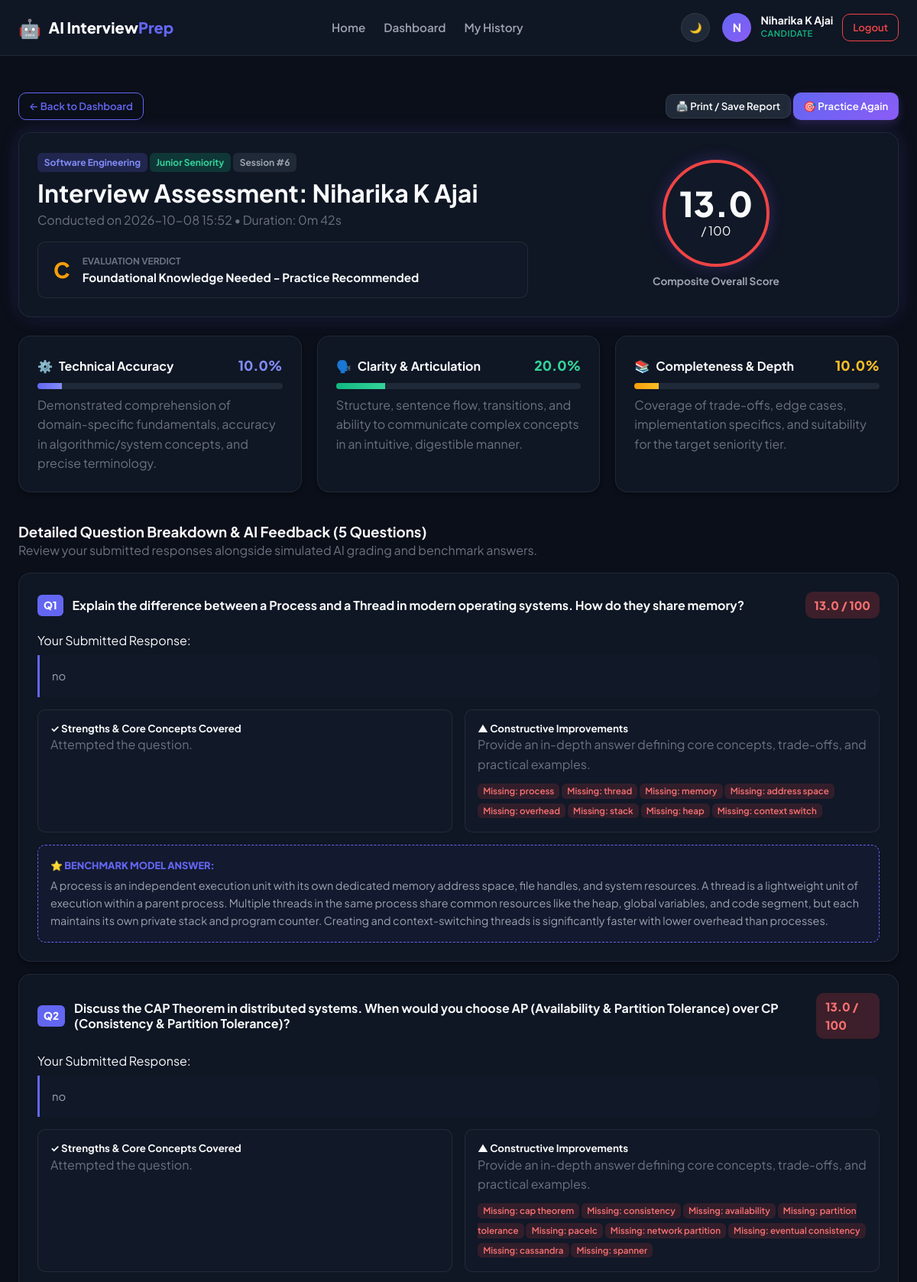
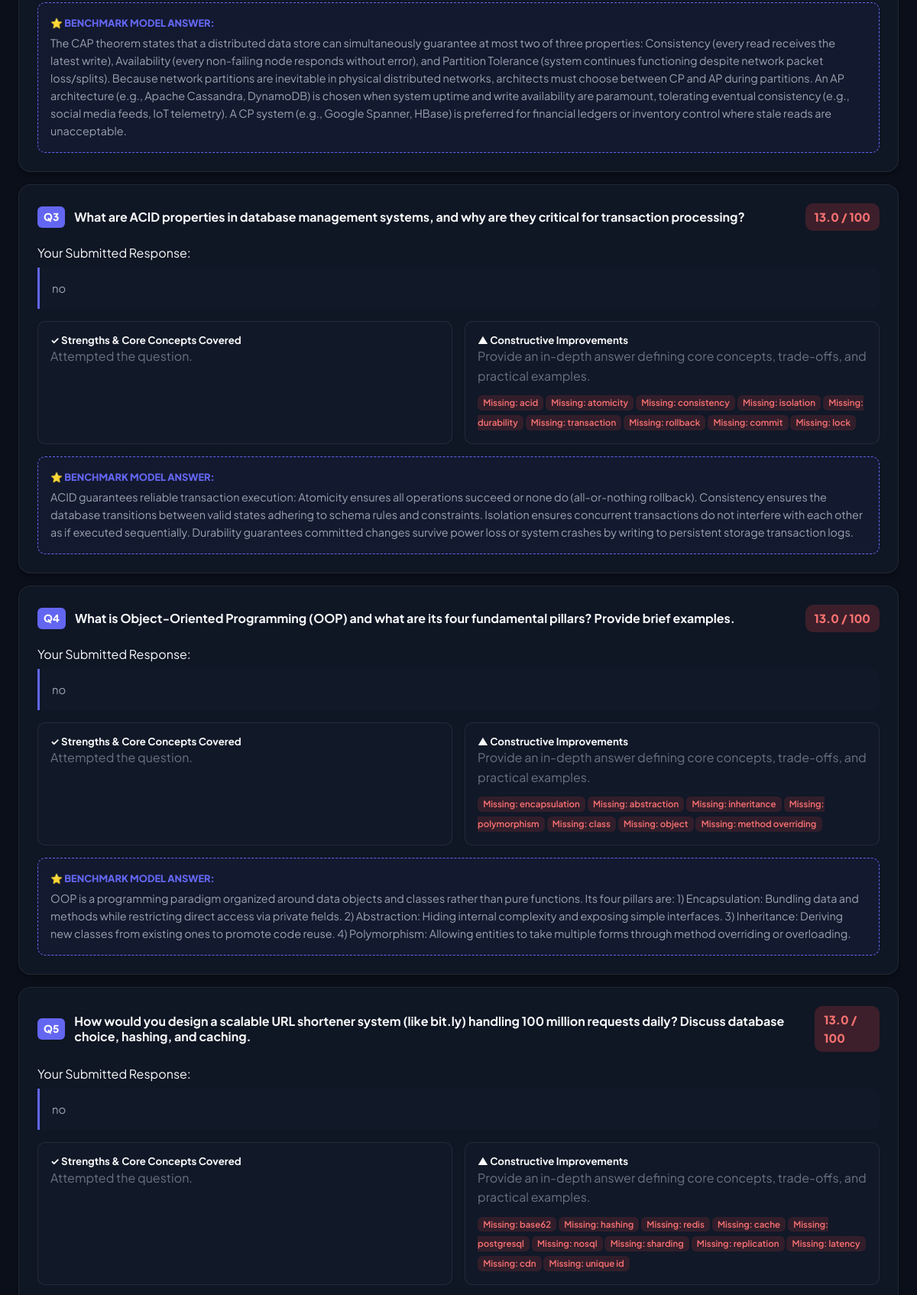
Page /results/6 (signed in, upper part) on the committed database (2 pictures, top to bottom).
### tables this page shows
CREATE TABLE users (
    id INTEGER PRIMARY KEY AUTOINCREMENT,
    full_name TEXT NOT NULL,
    email TEXT UNIQUE NOT NULL COLLATE NOCASE,
    phone TEXT NOT NULL,
    password_hash TEXT NOT NULL,
    role TEXT NOT NULL DEFAULT 'candidate' CHECK(role IN ('candidate', 'admin')),
    status TEXT NOT NULL DEFAULT 'active' CHECK(status IN ('active', 'inactive')),
    created_at TIMESTAMP DEFAULT CURRENT_TIMESTAMP
);

CREATE TABLE interview_sessions (
    id INTEGER PRIMARY KEY AUTOINCREMENT,
    user_id INTEGER NOT NULL,
    domain TEXT NOT NULL,
    difficulty TEXT NOT NULL,
    total_questions INTEGER NOT NULL DEFAULT 5,
    overall_score REAL DEFAULT 0.0,
    technical_score REAL DEFAULT 0.0,
    clarity_score REAL DEFAULT 0.0,
    completeness_score REAL DEFAULT 0.0,
    status TEXT DEFAULT 'completed' CHECK(status IN ('in_progress', 'completed', 'abandoned')),
    duration_seconds INTEGER DEFAULT 0,
    created_at TIMESTAMP DEFAULT CURRENT_TIMESTAMP,
    FOREIGN KEY (user_id) REFERENCES users(id) ON DELETE CASCADE
);

CREATE TABLE session_answers (
    id INTEGER PRIMARY KEY AUTOINCREMENT,
    session_id INTEGER NOT NULL,
    question_id INTEGER NOT NULL,
    user_answer TEXT NOT NULL,
    technical_score REAL NOT NULL DEFAULT 0.0,
    clarity_score REAL NOT NULL DEFAULT 0.0,
    completeness_score REAL DEFAULT 0.0,
    overall_score REAL NOT NULL DEFAULT 0.0,
    feedback TEXT NOT NULL,
    strengths TEXT,
    improvements TEXT,
    matched_keywords TEXT,
    missing_keywords TEXT,
    created_at TIMESTAMP DEFAULT CURRENT_TIMESTAMP,
    FOREIGN KEY (session_id) REFERENCES interview_sessions(id) ON DELETE CASCADE,
    FOREIGN KEY (question_id) REFERENCES questions(id) ON DELETE CASCADE
);

CREATE TABLE questions (
    id INTEGER PRIMARY KEY AUTOINCREMENT,
    domain TEXT NOT NULL CHECK(domain IN ('Software Engineering', 'Data Science', 'Web Development', 'HR/Behavioral')),
    difficulty TEXT NOT NULL CHECK(difficulty IN ('Junior', 'Mid', 'Senior')),
    question_text TEXT NOT NULL,
    expected_keywords TEXT NOT NULL, -- comma-separated keywords
    model_answer TEXT NOT NULL,
    is_active INTEGER DEFAULT 1 CHECK(is_active IN (0, 1)),
    created_at TIMESTAMP DEFAULT CURRENT_TIMESTAMP
);

### app.py (the view)
@app.route('/results/<int:session_id>')
@login_required
def view_results(session_id):
    user_id = session['user_id']
    user_role = session.get('user_role')
    if user_role == 'admin':
        interview = database.query_one("SELECT * FROM interview_sessions WHERE id = ?", (session_id,))
    else:
        interview = database.query_one(
            "SELECT * FROM interview_sessions WHERE id = ? AND user_id = ?",
            (session_id, user_id)
        )
    if not interview:
        flash('Scorecard not found or unauthorized access.', 'danger')
        return redirect(url_for('dashboard'))
    candidate = database.query_one("SELECT * FROM users WHERE id = ?", (interview['user_id'],))
    answers = database.query_all(
        """SELECT sa.*, q.question_text, q.model_answer, q.expected_keywords
           FROM session_answers sa
           JOIN questions q ON sa.question_id = q.id
           WHERE sa.session_id = ?
           ORDER BY sa.id ASC""",
        (session_id,)
    )
    overall = interview['overall_score']
    if overall >= 90:
        grade = 'A+'
        verdict = 'Outstanding Performance - Ready for Senior Roles'
    elif overall >= 80:
        grade = 'A'
        verdict = 'Strong Hire - Demonstrates Great Technical Proficiency'
    elif overall >= 70:
        grade = 'B+'
        verdict = 'Solid Candidate - Meets Baseline Competency'
    elif overall >= 60:
        grade = 'B'
        verdict = 'Competent - Needs Polish on Technical Precision'
    else:
        grade = 'C'
        verdict = 'Foundational Knowledge Needed - Practice Recommended'
    return render_template(
        'results.html',
        interview=interview,
        candidate=candidate,
        answers=answers,
        grade=grade,
        verdict=verdict
    )

### app.py (called while the page is built)
def login_required(f):
    @wraps(f)
    def decorated_function(*args, **kwargs):
        if 'user_id' not in session:
            flash('Please log in to access this page.', 'warning')
            return redirect(url_for('login', next=request.path))
        return f(*args, **kwargs)
    return decorated_function

@app.context_processor
def inject_user():
    return {
        'current_user': {
            'id': session.get('user_id'),
            'name': session.get('user_name'),
            'email': session.get('user_email'),
            'role': session.get('user_role')
        } if 'user_id' in session else None
    }

### database.py (called while the page is built)
def get_db_connection():
    conn = sqlite3.connect(DB_PATH)
    conn.execute("PRAGMA foreign_keys = ON")
    conn.row_factory = sqlite3.Row
    return conn

@contextmanager
def get_db():
    conn = get_db_connection()
    try:
        yield conn
        conn.commit()
    except Exception:
        conn.rollback()
        raise
    finally:
        conn.close()

def query_all(query, args=()):
    with get_db() as conn:
        cursor = conn.cursor()
        cursor.execute(query, args)
        rows = cursor.fetchall()
        return [dict(row) for row in rows]

def query_one(query, args=()):
    with get_db() as conn:
        cursor = conn.cursor()
        cursor.execute(query, args)
        row = cursor.fetchone()
        return dict(row) if row else None

### templates/results.html (shortened to what this page needs)
{% extends "base.html" %}
{% block content %}
<div class="container results-container py-4">
    <div class="results-actions-top no-print">
        <a href="{{ url_for('dashboard') }}" class="btn btn-outline-primary btn-sm">← Back to Dashboard</a>
        <div class="action-buttons-right">
            <button onclick="window.print()" class="btn btn-secondary btn-sm">🖨️ Print / Save Report</button>
            <a href="{{ url_for('dashboard') }}#interviewSetupCard" class="btn btn-primary btn-sm">🎯 Practice Again</a>
        </div>
    </div>
    <div class="scorecard-hero card glow-card mt-3">
        <div class="scorecard-hero-grid">
            <div class="candidate-summary">
                <div class="badge-row">
                    <span class="badge badge-accent">{{ interview.domain }}</span>
                    <span class="badge badge-diff-{{ interview.difficulty | lower }}">{{ interview.difficulty }} Seniority</span>
                    <span class="badge badge-neutral">Session #{{ interview.id }}</span>
                </div>
                <h1 class="hero-candidate-name">Interview Assessment: {{ candidate.full_name }}</h1>
                <p class="text-muted">Conducted on {{ interview.created_at[:16] }} • Duration: {{ (interview.duration_seconds // 60) }}m {{ (interview.duration_seconds % 60) }}s</p>
                <div class="verdict-banner mt-3">
                    <span class="verdict-badge">{{ grade }}</span>
                    <div class="verdict-text-box">
                        <div class="verdict-title">Evaluation Verdict</div>
                        <div class="verdict-desc">{{ verdict }}</div>
                    </div>
                </div>
            </div>
            <div class="hero-score-dial-box text-center">
                <div class="score-circle-large {% if interview.overall_score >= 80 %}circle-high{% elif interview.overall_score >= 60 %}circle-med{% else %}circle-low{% endif %}">
                    <span class="big-score">{{ interview.overall_score }}</span>
                    <span class="denom">/ 100</span>
                </div>
                <div class="score-dial-label">Composite Overall Score</div>
            </div>
        </div>
    </div>
    <div class="pillars-breakdown-grid mt-4">
        <div class="card pillar-detail-card">
            <div class="pillar-header">
                <span class="p-icon">⚙️</span>
                <h4>Technical Accuracy</h4>
                <span class="p-score tech-text">{{ interview.technical_score }}%</span>
            </div>
            <div class="meter-track mt-2">
                <div class="meter-bar tech-bar" style="width: {{ interview.technical_score }}%;"></div>
            </div>
            <p class="pillar-desc text-muted mt-2">
                Demonstrated comprehension of domain-specific fundamentals, accuracy in algorithmic/system concepts, and precise terminology.
            </p>
        </div>
        <div class="card pillar-detail-card">
            <div class="pillar-header">
                <span class="p-icon">🗣️</span>
                <h4>Clarity & Articulation</h4>
                <span class="p-score clarity-text">{{ interview.clarity_score }}%</span>
            </div>
            <div class="meter-track mt-2">
                <div class="meter-bar clarity-bar" style="width: {{ interview.clarity_score }}%;"></div>
            </div>
            <p class="pillar-desc text-muted mt-2">
                Structure, sentence flow, transitions, and ability to communicate complex concepts in an intuitive, digestible manner.
            </p>
        </div>
        <div class="card pillar-detail-card">
            <div class="pillar-header">
                <span class="p-icon">📚</span>
                <h4>Completeness & Depth</h4>
                <span class="p-score comp-text">{{ interview.completeness_score }}%</span>
            </div>
            <div class="meter-track mt-2">
                <div class="meter-bar comp-bar" style="width: {{ interview.completeness_score }}%;"></div>
            </div>
            <p class="pillar-desc text-muted mt-2">
                Coverage of trade-offs, edge cases, implementation specifics, and suitability for the target seniority tier.
            </p>
        </div>
    </div>
    <div class="questions-deepdive-section mt-5">
        <div class="section-heading-row">
            <h3>Detailed Question Breakdown & AI Feedback ({{ answers | length }} Questions)</h3>
            <p class="text-muted">Review your submitted responses alongside simulated AI grading and benchmark answers.</p>
        </div>
        {% for a in answers %}
            <div class="card question-review-card mt-3">
                <div class="review-header">
                    <div class="q-title-row">
                        <span class="q-num-chip">Q{{ loop.index }}</span>
                        <h4 class="q-title-text">{{ a.question_text }}</h4>
                    </div>
                    <div class="q-score-chip {% if a.overall_score >= 80 %}score-high{% elif a.overall_score >= 60 %}score-med{% else %}score-low{% endif %}">
                        {{ a.overall_score }} / 100
                    </div>
                </div>
                <div class="review-body mt-3">
                    <div class="response-review-block">
                        <div class="block-label">Your Submitted Response:</div>
                        <div class="candidate-answer-box">
                            <p>{{ a.user_answer }}</p>
                        </div>
                    </div>
                    <div class="feedback-grid-two-col mt-3">
                        <div class="col-box strengths-box">
                            <h5>✓ Strengths & Core Concepts Covered</h5>
                            <p class="text-muted">{{ a.strengths }}</p>
                        </div>
                        <div class="col-box improvements-box">
                            <h5>▲ Constructive Improvements</h5>
                            <p class="text-muted">{{ a.improvements }}</p>
                            {% if a.missing_keywords %}
                                <div class="kw-tag-group mt-2">
                                    {% for kw in a.missing_keywords.split(',') %}
                                        <span class="kw-chip missing">Missing: {{ kw.strip() }}</span>
                                    {% endfor %}
                                </div>
                            {% endif %}
                        </div>
                    </div>
                    <div class="model-answer-comparison mt-3">
                        <div class="model-label">⭐ Benchmark Model Answer:</div>
                        <div class="model-answer-text">
                            <p>{{ a.model_answer }}</p>
                        </div>
                    </div>
                </div>
            </div>
        {% endfor %}
    </div>
</div>
{% endblock %}

### templates/base.html (shortened to what this page needs)
<!DOCTYPE html>
<html lang="en" data-theme="dark">
<head>
    <link rel="stylesheet" href="{{ url_for('static', filename='css/styles.css') }}">
</head>
<body>
    <header class="navbar-wrapper">
        <nav class="navbar container">
            <a href="{{ url_for('index') }}" class="brand-logo">
                <span class="logo-icon">🤖</span>
                <span class="logo-text">AI Interview<span class="logo-accent">Prep</span></span>
            </a>
            <div class="nav-links">
                <a href="{{ url_for('index') }}" class="nav-item">Home</a>
                {% if current_user %}
                    {% if current_user.role == 'admin' %}
                        <a href="{{ url_for('admin_dashboard') }}" class="nav-item nav-admin-badge">Admin Panel</a>
                    {% else %}
                        <a href="{{ url_for('dashboard') }}" class="nav-item">Dashboard</a>
                        <a href="{{ url_for('history') }}" class="nav-item">My History</a>
                    {% endif %}
                {% endif %}
            </div>
            <div class="nav-actions">
                <button id="themeToggleBtn" class="btn-icon" aria-label="Toggle Dark/Light Mode" title="Toggle Theme">
                    <span class="theme-icon">🌙</span>
                </button>
                {% if current_user %}
                    <div class="user-profile-menu">
                        <span class="user-avatar">{{ current_user.name[:1] | upper }}</span>
                        <div class="user-details">
                            <span class="user-name">{{ current_user.name }}</span>
                            <span class="user-role-badge role-{{ current_user.role }}">{{ current_user.role | capitalize }}</span>
                        </div>
                        <a href="{{ url_for('logout') }}" class="btn btn-outline-danger btn-sm">Logout</a>
                    </div>
                {% else %}
                    <a href="{{ url_for('login') }}" class="btn btn-ghost">Log In</a>
                    <a href="{{ url_for('register') }}" class="btn btn-primary">Get Started</a>
                {% endif %}
            </div>
        </nav>
    </header>
    <main class="main-content">
        {% if not_found %}
            <div class="container text-center py-5">
                <div class="error-card card">
                    <h1 class="error-code">404</h1>
                    <h2>Page Not Found</h2>
                    <p class="text-muted">The requested page does not exist or has been moved.</p>
                    <a href="{{ url_for('index') }}" class="btn btn-primary mt-3">Back to Safety</a>
                </div>
            </div>
        {% else %}
            {% block content %}{% endblock %}
        {% endif %}
    </main>
</body>
</html>

### rows in the picture
users: name "Niharika K Ajai", role "CANDIDATE", full_name "Niharika K Ajai"
interview_sessions: domain "Software Engineering", difficulty "Junior", id "6", created_at "2026-10-08 15:52", duration_seconds "0", (interview.duration_seconds%60) "42", overall_score "13.0", technical_score "10.0", clarity_score "20.0", completeness_score "10.0"
session_answers: question_text "Explain the difference between a Process and a Thread in modern operating systems. How do they share memory?", overall_score "13.0", user_answer "no", strengths "Attempted the question.", improvements "Provide an in-depth answer defining core concepts, trade-offs, and practical examples.", strip "process" "thread" "memory" "address space" "overhead" "stack" "heap" "context switch", model_answer "A process is an independent execution unit with its own dedicated memory address space, file handles, and system resources. A thread is a lightweight unit of execution within a parent process. Multiple threads in the same process share common resources like the heap, global variables, and code segment, but each maintains its own private stack and program counter. Creating and context-switching threads is significantly faster with lower overhead than processes."
session_answers: question_text "Discuss the CAP Theorem in distributed systems. When would you choose AP (Availability & Partition Tolerance) over CP (Consistency & Partition Tolerance)?", overall_score "13.0", user_answer "no", strengths "Attempted the question.", improvements "Provide an in-depth answer defining core concepts, trade-offs, and practical examples.", strip "cap theorem" "consistency" "availability" "partition tolerance" "pacelc" "network partition" "eventual consistency" "cassandra" "spanner", model_answer "The CAP theorem states that a distributed data store can simultaneously guarantee at most two of three properties: Consistency (every read receives the latest write), Availability (every non-failing node responds without error), and Partition Tolerance (system continues functioning despite network packet loss/splits). Because network partitions are inevitable in physical distributed networks, architects must choose between CP and AP during partitions. An AP architecture (e.g., Apache Cassandra, DynamoDB) is chosen when system uptime and write availability are paramount, tolerating eventual consistency (e.g., social media feeds, IoT telemetry). A CP system (e.g., Google Spanner, HBase) is…"
session_answers: question_text "What are ACID properties in database management systems, and why are they critical for transaction processing?", overall_score "13.0", user_answer "no", strengths "Attempted the question.", improvements "Provide an in-depth answer defining core concepts, trade-offs, and practical examples.", strip "acid" "atomicity" "consistency" "isolation" "durability" "transaction" "rollback" "commit" "lock", model_answer "ACID guarantees reliable transaction execution: Atomicity ensures all operations succeed or none do (all-or-nothing rollback). Consistency ensures the database transitions between valid states adhering to schema rules and constraints. Isolation ensures concurrent transactions do not interfere with each other as if executed sequentially. Durability guarantees committed changes survive power loss or system crashes by writing to persistent storage transaction logs."
session_answers: question_text "What is Object-Oriented Programming (OOP) and what are its four fundamental pillars? Provide brief examples.", overall_score "13.0", user_answer "no", strengths "Attempted the question.", improvements "Provide an in-depth answer defining core concepts, trade-offs, and practical examples.", strip "encapsulation" "abstraction" "inheritance" "polymorphism" "class" "object" "method overriding", model_answer "OOP is a programming paradigm organized around data objects and classes rather than pure functions. Its four pillars are: 1) Encapsulation: Bundling data and methods while restricting direct access via private fields. 2) Abstraction: Hiding internal complexity and exposing simple interfaces. 3) Inheritance: Deriving new classes from existing ones to promote code reuse. 4) Polymorphism: Allowing entities to take multiple forms through method overriding or overloading."
session_answers: question_text "How would you design a scalable URL shortener system (like bit.ly) handling 100 million requests daily? Discuss database choice, hashing, and caching.", overall_score "13.0", user_answer "no", strengths "Attempted the question.", improvements "Provide an in-depth answer defining core concepts, trade-offs, and practical examples.", strip "base62" "hashing" "redis" "cache" "postgresql" "nosql" "sharding" "replication" "latency" "cdn" "unique id"

### other values in the picture
{{ current_user.name[:1] | upper }} "N"
{{ grade }} "C"
{{ verdict }} "Foundational Knowledge Needed - Practice Recommended"
{{ answers | length }} "5"
